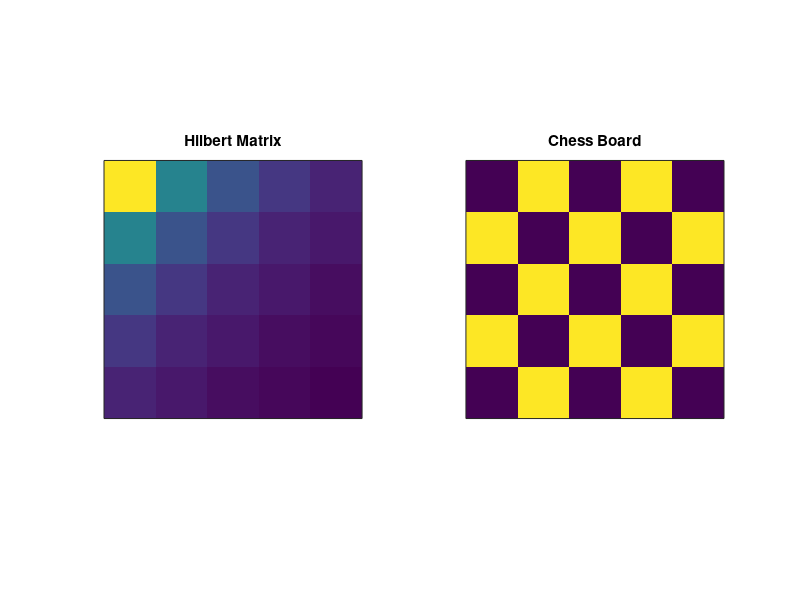

MATLAB code for this plot:
% Create Hilbert Matrix

% list dimensions
m = 5;

% initialise variables
hilmat = zeros(m);
checkmat = zeros(m);

% create loops:
for i  = 1:m
    for j=1:m

        % denominator
        den = i+j-1;

        % and invert to find this element
        hilmat(i, j) = 1/den;

        % create a checkboard
        checkmat(i, j) = (-1)^den;
    end
end

% let's see what they look like
figure(1), clf

subplot(121)
imagesc(hilmat)
axis square, title('Hilbert Matrix')
set(gca, 'xtick', [], 'ytick', [])


subplot(122)
imagesc(checkmat)
axis square, title('Chess Board')
set(gca, 'xtick', [], 'ytick', [])

